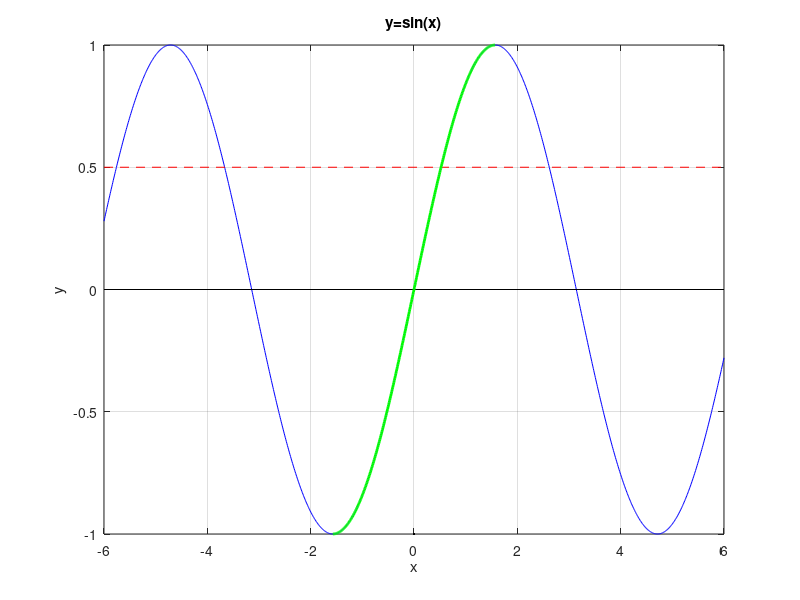

Recreate this plot in MATLAB.
% Graph of sin between -6 and 6

close all
x=-6:0.01:6;
y = sin(x);
plot(x,y,'b');
hold on;
grid on
xlabel('x');
ylabel('y');
title('y=sin(x)');

% x axis
x = -6:12:6;
y = x*0;
plot(x,y,'k')

% Horizontal line  y = 0.5
z = 0.5 + 0*x;
plot(x,z, '--r')

% y axis
y=-1;2;1;
x= y*0;
plot(x,y,'k');

% Section of the sin function used to define arcsin
x=-pi/2:0.01:pi/2;
y = sin(x);
plot(x,y,'g','LineWidth',2);
